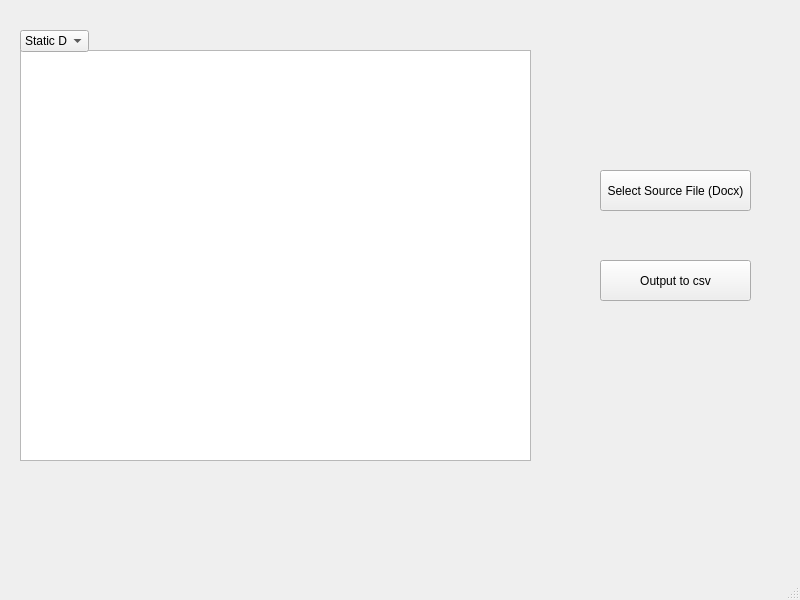
<?xml version="1.0" encoding="UTF-8"?>
<ui version="4.0">
 <class>MainWindow</class>
 <widget class="QMainWindow" name="MainWindow">
  <property name="geometry">
   <rect>
    <x>0</x>
    <y>0</y>
    <width>800</width>
    <height>600</height>
   </rect>
  </property>
  <property name="windowTitle">
   <string>MainWindow</string>
  </property>
  <widget class="QWidget" name="centralwidget">
   <widget class="QTableView" name="parsed_table">
    <property name="geometry">
     <rect>
      <x>20</x>
      <y>50</y>
      <width>511</width>
      <height>411</height>
     </rect>
    </property>
   </widget>
   <widget class="QPushButton" name="btn_source">
    <property name="geometry">
     <rect>
      <x>600</x>
      <y>170</y>
      <width>151</width>
      <height>41</height>
     </rect>
    </property>
    <property name="text">
     <string>Select Source File (Docx)</string>
    </property>
   </widget>
   <widget class="QPushButton" name="btn_output">
    <property name="geometry">
     <rect>
      <x>600</x>
      <y>260</y>
      <width>151</width>
      <height>41</height>
     </rect>
    </property>
    <property name="text">
     <string>Output to csv</string>
    </property>
   </widget>
   <widget class="QComboBox" name="data_select">
    <property name="geometry">
     <rect>
      <x>20</x>
      <y>30</y>
      <width>69</width>
      <height>22</height>
     </rect>
    </property>
    <item>
     <property name="text">
      <string>Static Data</string>
     </property>
    </item>
    <item>
     <property name="text">
      <string>ASMs</string>
     </property>
    </item>
    <item>
     <property name="text">
      <string>Seizure</string>
     </property>
    </item>
    <item>
     <property name="text">
      <string>EEG Results</string>
     </property>
    </item>
    <item>
     <property name="text">
      <string>Blood Tests</string>
     </property>
    </item>
    <item>
     <property name="text">
      <string>Cognitive Tests</string>
     </property>
    </item>
   </widget>
  </widget>
  <widget class="QMenuBar" name="menubar">
   <property name="geometry">
    <rect>
     <x>0</x>
     <y>0</y>
     <width>800</width>
     <height>22</height>
    </rect>
   </property>
  </widget>
  <widget class="QStatusBar" name="statusbar"/>
 </widget>
 <resources/>
 <connections/>
</ui>
